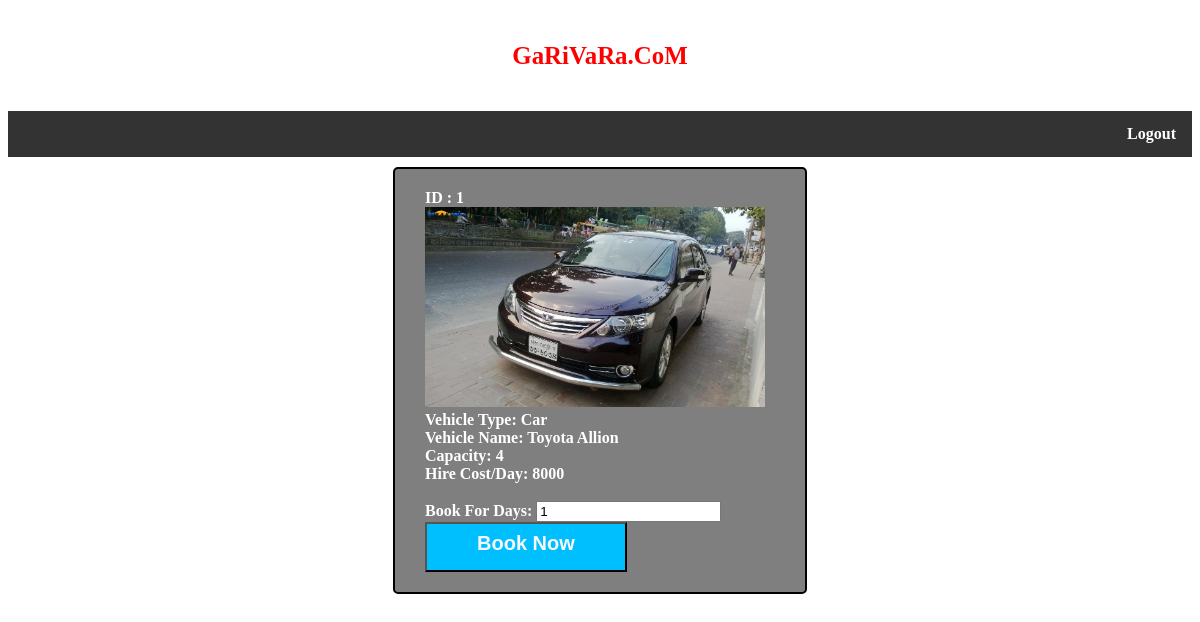
The page /book_car.php?id=1 on the database its author committed.
### tables this page shows
CREATE TABLE IF NOT EXISTS `inventory` (
  `id` int(6) NOT NULL,
  `c_name` varchar(32) NOT NULL,
  `c_type` varchar(24) NOT NULL,
  `capacity` int(11) NOT NULL,
  `image` text NOT NULL,
  `status` varchar(24) NOT NULL,
  `hire_cost` int(11) NOT NULL
);

### book_car.php (the view, shortened to what this page needs)
<!DOCTYPE html>
<html>
<head>
	<link rel="stylesheet" type="text/css" href="main.css">
</head>
<body>
	<div class="head">
		<h5><a href="Homepage.php">GaRiVaRa.CoM</a></h5>
	</div>
	<div class="navbar">
		<div style= "float:right"><a class="active" href="Homepage.php">Logout</a></div>
	</div>
	<div class="login">
		<?php
		$id = $_GET['id'];
		include ("db.php");
		$i ="select * from inventory where id=".$id;
		$h= mysqli_query($conn, $i);
		if($tr=mysqli_fetch_array($h))
		{
			?>
			<form method="post" action="confirm.php">
				<div class="main">
					<label>ID :</label>
					<?php echo $tr[0]; ?>
					<br>
					<img src="uploads/<?php echo $tr[4];?>" width="340" height="200">
					<br>
					<label style="font-weight:bold; font-size= 5px;">Vehicle Type:</label>
					<?php echo $tr[2]; ?>
					<br>
					<label>Vehicle Name:</label>
					<?php echo $tr[1]; ?>
					<br>
					<label>Capacity:</label>
					<?php echo $tr[3]; ?>
					<br>
					<label>Hire Cost/Day:</label>
					<?php echo $tr[6];?>
					<br>
					<br>
					<label>Book For Days: </label>
					<input type="text" name="days" value="1">
					<br>
					<input type="submit" value="Book Now" style="color:GhostWhite;font-weight:bold;font-size:20px;background-color:DeepSkyBlue;padding-right: 50px;padding-left: 50px;padding-top: 8px;padding-bottom: 15px">
					<br>
				</div>
			</form>
			<?php
		}
		?>
	</div>
</body>
</html>

### book_car.php (style rules this page uses)
body { background-image: url("1.jpg"); }
.head { text-align: center; color:red; font-family: 'Oleo Script', cursive; font-size: 30px; }
a { text-decoration: none; color: red; }
.login { color: white; max-width: 350px; margin:auto; margin-top: 10px; border: 2px solid black; padding:20px 30px; background: rgba(0,0,0,0.5); font-family: 'Oleo Script', cursive; font-weight: bold; border-radius:5px; }
.navbar { overflow: hidden; background-color: #333; font-family:'Oleo Script', cursive; font-weight: bold; }
.navbar a { float: left; font-size: 16px; color: white; text-align: center; padding: 14px 16px; text-decoration: none; }

### rows shown on the page
inventory: id "1", image (picture), c_type "Car", c_name "Toyota Allion", capacity "4", hire_cost "8000"
